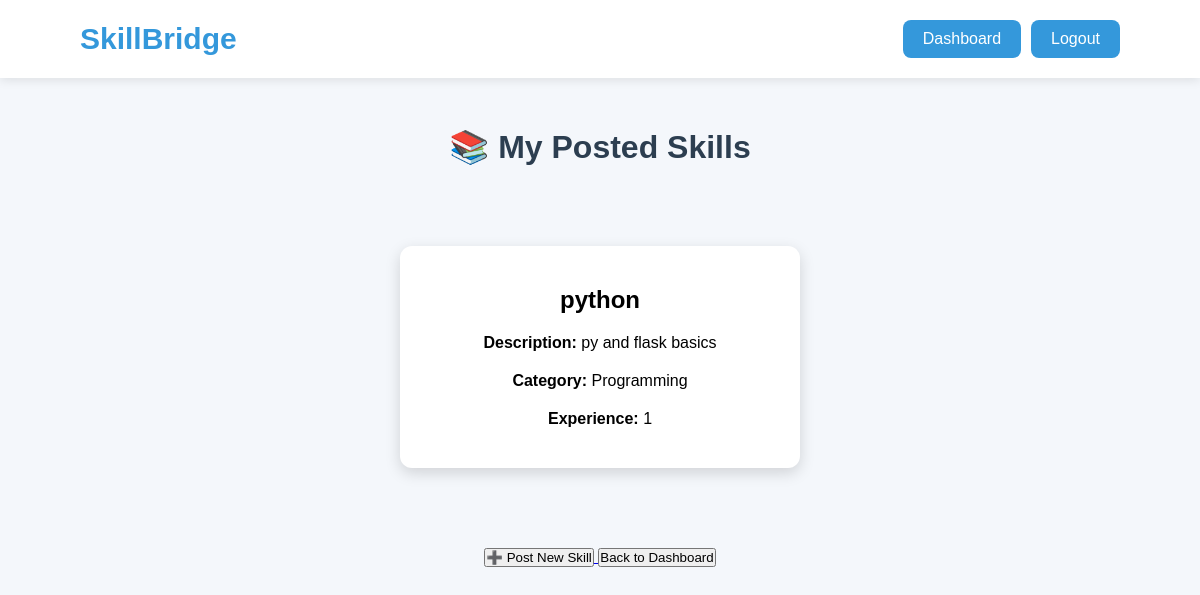
The page /myskills (signed in) on the database its author committed.
### tables this page shows
CREATE TABLE skills(
id INTEGER PRIMARY KEY AUTOINCREMENT,
user_id INTEGER,
skill TEXT,
description TEXT,
category TEXT,
experience TEXT,
FOREIGN KEY(user_id) REFERENCES users(id)
);

### Backend/app.py (the view)
@app.route("/myskills")
def myskills():
    if "user_id" not in session:
        return redirect("/login")
    conn = get_db()
    cursor = conn.cursor()
    cursor.execute(
        """
        SELECT *
        FROM skills
        WHERE user_id=?
        """,
        (session["user_id"],)
    )
    skills = cursor.fetchall()
    conn.close()
    return render_template(
        "myskills.html",
        skills=skills
    )

### Backend/app.py (called while the page is built)
def get_db():
    conn = sqlite3.connect("skillbridge.db")
    conn.row_factory = sqlite3.Row
    return conn

### Frontend/Templates/myskills.html (shortened to what this page needs)
<!DOCTYPE html>
<html>
<head>
    <link rel="stylesheet" href="{{ url_for('static', filename='style.css') }}">
</head>
<body>
<nav>
    <h2>SkillBridge</h2>
    <div class="nav-buttons">
        <a href="/dashboard">
            <button>
                Dashboard
            </button>
        </a>
        <a href="/logout">
            <button>
                Logout
            </button>
        </a>
    </div>
</nav>
<div class="dashboard">
    <h1>📚 My Posted Skills</h1>
    {% if skills %}
        {% for skill in skills %}
        <div class="form-container">
            <h2>
                {{ skill['skill'] }}
            </h2>
            <p>
                <b>Description:</b>
                {{ skill['description'] }}
            </p>
            <p>
                <b>Category:</b>
                {{ skill['category'] }}
            </p>
            <p>
                <b>Experience:</b>
                {{ skill['experience'] }}
            </p>
        </div>
        {% endfor %}
    {% endif %}
    <a href="/postskill">
        <button>
            ➕ Post New Skill
        </button>
    </a>
    <a href="/dashboard">
        <button>
            Back to Dashboard
        </button>
    </a>
</div>
</body>
</html>

### Frontend/Static/style.css (style rules this page uses)
* { margin:0; padding:0; box-sizing:border-box; }
body { font-family:Arial, Helvetica, sans-serif; background:#f4f7fb; }
nav { display:flex; justify-content:space-between; align-items:center; padding:20px 80px; background:white; box-shadow:0 2px 10px rgba(0,0,0,0.1); }
nav h2 { color:#3498db; font-size:30px; }
.nav-buttons { display:flex; gap:10px; }
nav a { text-decoration:none; }
nav button { padding:10px 20px; border:none; border-radius:8px; background:#3498db; color:white; cursor:pointer; font-size:16px; transition:0.3s; }
.form-container { width:400px; margin:80px auto; background:white; padding:40px; border-radius:12px; box-shadow:0 5px 15px rgba(0,0,0,0.15); text-align:center; }
.form-container p { margin-top:20px; }
.dashboard { width:80%; margin:50px auto; text-align:center; }
.dashboard h1 { color:#2c3e50; margin-bottom:30px; }

### rows shown on the page
skills: skill "python", description "py and flask basics", category "Programming", experience "1"
